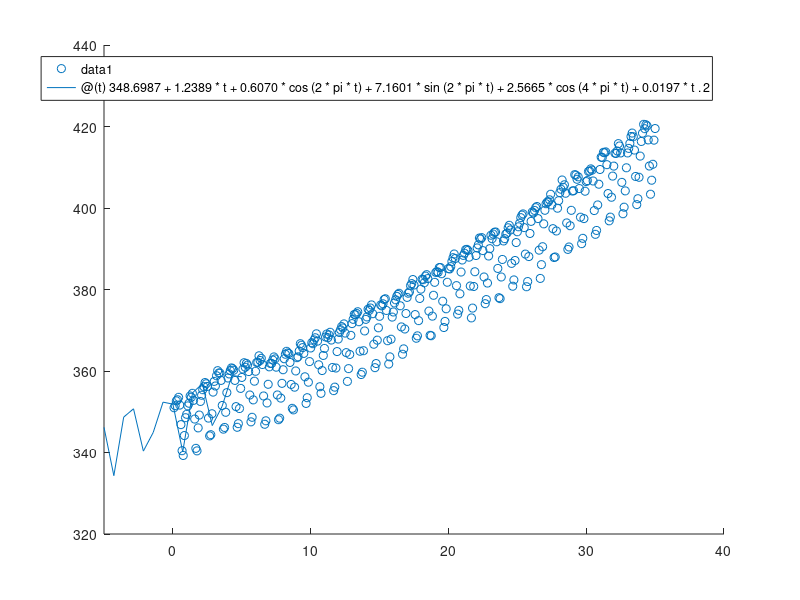

Reproduce this figure in MATLAB.
% =======================================================================
% Least Squares Fit of concentration of Atmospheric CO2  measured monthly
% from Alert, NWT, Canada from Jan 1986 to Dec 2020
%
% Authors: Aidan Sirbu, Katie Brown
% ========================================================================
% Model used for least squares:
% f(t)=c1+c2*t+c3*cos(2pi*t)+c4*sin(2pi*t)+c5*cos(4pi*t)+c6*t^2

% month represents a column matrix with number of months from
% Jan 1986 to Dec 2020
month = [];
for i=1:420
   month = [month; i/12];
end

% CO2Matrix represents a column matrix with the CO2 levels in ppv by month
% from Jan 1986 to Dec 2020
CO2=[350.99;351.5;352.67;352.95;353.54;351.64;346.84;340.44;339.27;344.16;348.54;349.37;351.44;352.09;353.88;353.56;354.52;352.8;348.21;341.02;340.4;346.04;349.19;352.53;354.05;355.41;356.15;357.17;356.87;356.21;348.44;344.08;344.37;349.51;354.82;357.45;356.32;358.84;360.08;359.51;359.52;357.69;351.54;345.73;346.15;349.87;354.69;358.28;359.28;360.11;360.76;360.58;360.19;357.69;351.26;346.19;347.08;350.79;355.73;358.42;360.48;362.03;360.92;361.86;361.44;359.86;354.11;347.52;348.64;352.91;357.5;359.93;362.1;362.15;363.73;362.58;363.11;361.59;353.87;346.93;347.78;352.16;356.74;361.02;361.86;361.86;362.7;363.45;362.97;360.94;354.12;348.05;348.42;353.35;356.97;360.31;363.01;364.11;364.83;364.43;364.28;362.1;356.7;350.84;350.46;356.03;360.01;363.27;363.48;364.9;366.7;366.32;365.74;364.32;358.58;352.04;353.45;357.25;362.31;365.65;366.94;366.69;367.63;368.16;369.13;367.33;361.53;356.14;354.52;360.11;363.82;365.54;368.35;369.07;368.17;368.85;369.5;367.6;360.86;355.18;356.04;360.73;364.77;367.84;369.45;370.13;370.9;370.56;371.56;369.31;364.51;357.45;360.58;364.06;368.75;371.63;372.68;373.88;373.8;374.13;374.54;372.09;364.85;359.13;359.7;364.98;369.83;372.67;373.27;375.18;374.87;375.46;376.22;374.06;366.57;360.82;361.83;367.57;370.6;373.42;376.2;375.98;376.49;377.54;377.73;374.86;367.43;361.71;363.47;367.8;373.23;374.48;376.7;377.48;378.32;378.79;379.07;376.01;370.82;364.11;365.43;370.31;374.11;378.06;379.09;379.41;380.95;381.45;382.45;381.1;373.85;368.04;368.63;372.36;377.8;380.08;382.53;382.41;381.66;383.28;383.64;382.68;374.7;368.75;368.65;373.46;378.58;381.76;384.2;384.38;384.21;385.38;385.39;383.87;377.13;370.67;372.17;375.27;381.78;385.13;385.04;385.61;386.88;387.81;388.71;387.61;380.95;373.96;374.88;378.95;384.29;387.24;388.37;388.9;389.77;389.85;389.59;387.94;380.86;373.03;375.44;380.74;384.36;388.34;390.2;390.96;392.63;392.38;392.73;389.54;383.07;376.52;377.53;381.58;388.22;390.02;393.32;392.46;393.6;394.02;394.12;391.71;385.17;377.99;377.76;383.07;387.37;391.91;392.48;393.63;393.83;395.15;395.75;394.62;386.41;380.8;382.35;387.12;391.52;394.17;395.39;396.26;397.63;398.26;398.55;395.19;388.69;380.68;381.95;388.08;393.75;396.72;399.04;398.77;399.41;400.08;400.37;397.4;389.66;382.72;386.1;390.5;396.11;399.44;401.05;401.47;401.5;402.01;403.37;400.76;394.93;387.85;387.98;394.36;399.95;401.8;403.77;404.61;406.87;405.08;405.7;403.62;396.34;389.84;390.43;395.65;399.43;404.16;404.25;408.19;408.05;407.05;407.65;404.77;397.74;391.25;392.56;397.4;404.12;406.48;406.74;408.98;409.07;409.6;409.29;406.63;399.37;393.54;394.49;400.75;405.84;409.45;412.48;412.4;413.66;413.56;413.77;410.63;403.55;396.85;397.76;402.64;407.83;410.28;413.46;413.38;413.99;415.8;415.22;413.51;406.29;398.59;400.2;404.2;409.87;413.51;414.63;415.86;417.55;418.39;417.49;414.22;407.74;400.83;402.28;407.54;412.74;416.33;418.37;420.53;419.46;420.43;420.15;416.71;410.3;403.38;406.82;410.73;416.65;419.5];

% Define coefficient matrix
A = zeros(420,6);
for i=1:420
    A(i,1) = 1;
    A(i,2) = month(i,:);
    A(i,3) = cos(2*pi*month(i,:));
    A(i,4) = sin(2*pi*month(i,:));
    A(i,5) = cos(4*pi*month(i,:));
    A(i,6) = month(i,:).^2;
end

% Normal equations
ATA = transpose(A)*A;
ATb = transpose(A)*CO2;
c = ATA\ATb;

% RMSE
r = CO2-A*c;
SE = 0;
for i=1:420
    SE = SE + r(i)^2;
end
RMSE = (SE/420)^(0.5);

% Plotting
scatter(month, CO2);
hold on
leastSquaresFunc = @(t)348.6987+1.2389*t+0.6070*cos(2*pi*t)+7.1601*sin(2*pi*t)+2.5665*cos(4*pi*t)+0.0197*t.^2;
fplot(leastSquaresFunc);
xlim([-5 40]);